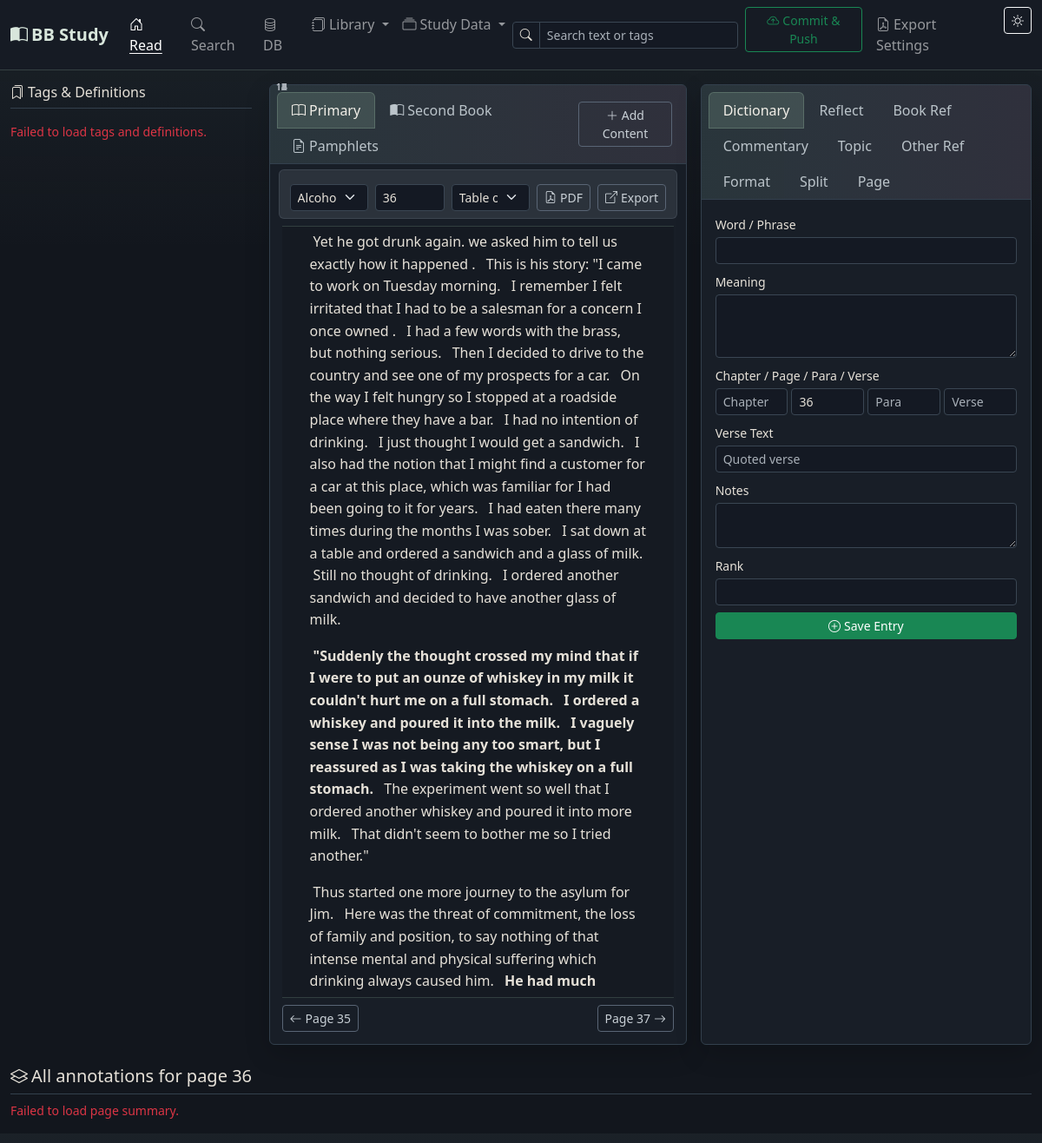
The page / on the database its author committed.
### app/models.py (models this page shows, shortened)
class Setting(db.Model):
    __tablename__ = 'settings'
    id = db.Column(db.Integer, primary_key=True)
    key = db.Column(db.String(100), unique=True, nullable=False)
    value = db.Column(db.Text, default='')

class BookContent(db.Model):
    __tablename__ = 'book_content'
    id = db.Column(db.Integer, primary_key=True)
    book_id = db.Column(db.Integer, db.ForeignKey('books.id'), nullable=False)
    content_mode = db.Column(db.String(20), nullable=False, default='sentence')
    chapter_number = db.Column(db.String(20))
    chapter_name = db.Column(db.String(100))
    chapter = db.Column(db.String(100))
    page = db.Column(db.String(20))
    relative_page_number = db.Column(db.Integer)
    paragraph = db.Column(db.Integer)
    verse = db.Column(db.Integer)
    content = db.Column(db.Text, nullable=False)
    created_at = db.Column(db.DateTime, default=datetime.utcnow)
    topics = db.relationship('ContentTopic', backref='content', lazy=True,
                             cascade='all, delete-orphan',
                             foreign_keys='ContentTopic.book_content_id')

### app/routes/main.py (the view)
@main_bp.route('/')
def index():
    theme = get_theme()
    book_id = request.args.get('book_id', type=int)
    current_book = Book.query.get(book_id) if book_id else get_current_book()
    current_page = request.args.get('page') or (
        get_book_page(current_book.id, get_current_page()) if current_book else get_current_page()
    )
    content_mode = 'sentence'
    secondary_book_id = request.args.get('secondary_book_id', type=int)
    secondary_book = Book.query.get(secondary_book_id) if secondary_book_id else get_current_secondary_book()
    secondary_page = request.args.get('secondary_page') or (
        get_secondary_book_page(secondary_book.id, '1') if secondary_book else '1'
    )
    secondary_content_mode = 'sentence'
    books = Book.query.order_by(Book.title).all()
    if current_book:
        _set_setting('current_book_id', current_book.id)
        if current_page:
            _set_setting('current_page', current_page)
            _set_setting(_book_position_key(current_book.id, 'page'), current_page)
    if secondary_book:
        _set_setting('current_secondary_book_id', secondary_book.id)
        if secondary_page:
            _set_setting(_secondary_book_position_key(secondary_book.id, 'page'), secondary_page)
    primary_state = _build_reader_state(current_book, current_page)
    secondary_state = _build_reader_state(secondary_book, secondary_page)
    return render_template('index.html',
                           theme=theme,
                           current_book=current_book,
                           current_page=current_page,
                           previous_page=primary_state['previous_page'],
                           next_page=primary_state['next_page'],
                           content_mode=content_mode,
                           page_content=primary_state['page_content'],
                           content_formats=primary_state['content_formats'],
                           toc_entries=primary_state['toc_entries'],
                           secondary_book=secondary_book,
                           secondary_page=secondary_page,
                           secondary_previous_page=secondary_state['previous_page'],
                           secondary_next_page=secondary_state['next_page'],
                           secondary_content_mode=secondary_content_mode,
                           secondary_page_content=secondary_state['page_content'],
                           secondary_content_formats=secondary_state['content_formats'],
                           secondary_toc_entries=secondary_state['toc_entries'],
                           books=books)

### app/templates/index.html (shortened to what this page needs)
{% extends 'base.html' %}
{% block navbar_tools %}
<div class="d-flex align-items-center gap-2 my-2 my-lg-0 me-lg-2">
  <div class="position-relative">
    <div class="input-group input-group-sm" style="width:260px;">
      <span class="input-group-text"><i class="bi bi-search"></i></span>
      <input id="readSearchQuery" type="text" class="form-control" placeholder="Search text or tags">
    </div>
  </div>
</div>
{% endblock %}
{% block content %}
<div class="row g-3">
  <aside class="col-xl-3 page-study-rail {% if not current_book %}d-none{% endif %}" aria-label="Tags and definitions">
    <div class="page-study-rail-inner">
      <h6 class="border-bottom pb-2 mb-3">
        <i class="bi bi-bookmarks me-1"></i>Tags &amp; Definitions
      </h6>
      <div id="pageStudyRail" class="page-study-stack">
      </div>
    </div>
  </aside>
  <div class="col-lg-7 {% if current_book %}col-xl-5{% else %}col-xl-7{% endif %}">
    <div class="card h-100">
      <div class="card-header d-flex justify-content-between align-items-center">
        <ul class="nav nav-tabs card-header-tabs" id="bookPaneTabs">
          <li class="nav-item">
            <button class="nav-link active" data-bs-toggle="tab" data-bs-target="#primaryBookPane">
              <i class="bi bi-book me-1"></i>Primary
            </button>
          </li>
          <li class="nav-item">
            <button class="nav-link" data-bs-toggle="tab" data-bs-target="#secondaryBookPane">
              <i class="bi bi-book-half me-1"></i>Second Book
            </button>
          </li>
          <li class="nav-item">
            <button class="nav-link" data-bs-toggle="tab" data-bs-target="#pamphletBookPane">
              <i class="bi bi-file-earmark-text me-1"></i>Pamphlets
            </button>
          </li>
        </ul>
        <button class="btn btn-sm btn-outline-secondary" data-bs-toggle="modal" data-bs-target="#addContentModal">
          <i class="bi bi-plus-lg"></i> Add Content
        </button>
      </div>
      <div class="card-body tab-content book-pane-body">
        <div class="tab-pane fade show active" id="primaryBookPane">
          <div class="reader-controls row g-2 align-items-center mb-2">
            <div class="col-12 col-md">
              <select id="bookSelect" class="form-select form-select-sm">
                {% for b in books %}
                  <option value="{{ b.id }}" {% if current_book and current_book.id == b.id %}selected{% endif %}>
                    {{ b.title }}
                  </option>
                {% endfor %}
              </select>
            </div>
            <div class="col-auto">
              <input id="pageInput" type="text" class="form-control form-control-sm" style="width:80px;"
                     value="{{ current_page }}" placeholder="Page">
            </div>
            {% if toc_entries %}
            <div class="col-12 col-md">
              <select id="primaryTocSelect" class="form-select form-select-sm">
                <option value="">Table of contents</option>
              </select>
            </div>
            {% endif %}
            <div class="col-auto">
              {% if current_book and current_book.pdf_path %}
                <a class="btn btn-sm btn-outline-secondary" href="{{ url_for('main.book_pdf', book_id=current_book.id) }}" target="_blank" rel="noopener">
                  <i class="bi bi-file-earmark-pdf me-1"></i>PDF
                </a>
              {% endif %}
            </div>
            <div class="col-auto">
              {% if current_book %}
                <a class="btn btn-sm btn-outline-secondary" href="{{ url_for('main.export_page_pdf', book_id=current_book.id, page=current_page) }}" target="_blank" rel="noopener">
                  <i class="bi bi-box-arrow-up-right me-1"></i>Export
                </a>
              {% endif %}
            </div>
          </div>
          <div class="book-content-scroll" id="pageContentArea">
            {% if page_content %}
              {% set cur_para = namespace(val=None) %}
              {% for item in page_content %}
                {% if item.paragraph != cur_para.val %}
                  {% if cur_para.val is not none %}</p>{% endif %}
                  <p class="book-paragraph" data-paragraph="{{ item.paragraph }}">
                  {% set cur_para.val = item.paragraph %}
                {% endif %}
                {% set verse_key = item.paragraph ~ '-' ~ item.verse %}
                {% set fmt = content_formats.get(verse_key) %}
                <span class="verse-fragment sentence-verse {{ 'formatted-bold' if fmt and fmt.is_bold else '' }} {{ 'formatted-italic' if fmt and fmt.is_italic else '' }} {{ 'formatted-role-' ~ fmt.content_role if fmt and fmt.content_role and fmt.content_role != 'body' else '' }} {{ 'formatted-align-' ~ fmt.alignment_override if fmt and fmt.alignment_override else '' }}"
                      data-is-bold="{{ 'true' if fmt and fmt.is_bold else 'false' }}"
                      data-is-italic="{{ 'true' if fmt and fmt.is_italic else 'false' }}"
                      data-content-role="{{ fmt.content_role if fmt and fmt.content_role else 'body' }}"
                      data-alignment-override="{{ fmt.alignment_override if fmt and fmt.alignment_override else '' }}"
                      data-content-id="{{ item.id }}"
                      data-content-mode="sentence"
                      data-raw-content="{{ item.content }}"
                      data-verse-key="{{ verse_key }}"
                      data-chapter="{{ item.chapter_name or item.chapter or '' }}"
                      data-page="{{ item.page }}"
                      data-paragraph="{{ item.paragraph }}"
                      data-verse="{{ item.verse }}"><sup class="content-number">{{ item.verse }}</sup>{{ item.content }} </span>
              {% endfor %}
              {% if page_content %}</p>{% endif %}
            {% elif current_book %}
              <p class="text-muted fst-italic">No content stored for this page yet.</p>
            {% else %}
              <p class="text-muted fst-italic">Select a book and page to begin reading.</p>
            {% endif %}
          </div>
          {% if current_book %}
          <div class="reader-footer d-flex justify-content-between align-items-center mt-2">
            <div>
              {% if previous_page %}
              <a class="btn btn-sm btn-outline-secondary"
                 href="{{ url_for('main.index', book_id=current_book.id, page=previous_page, secondary_book_id=secondary_book.id if secondary_book else none, secondary_page=secondary_page if secondary_book else none) }}">
                <i class="bi bi-arrow-left me-1"></i>Page {{ previous_page }}
              </a>
              {% endif %}
            </div>
            <div>
              {% if next_page %}
              <a class="btn btn-sm btn-outline-secondary"
                 href="{{ url_for('main.index', book_id=current_book.id, page=next_page, secondary_book_id=secondary_book.id if secondary_book else none, secondary_page=secondary_page if secondary_book else none) }}">
                Page {{ next_page }}<i class="bi bi-arrow-right ms-1"></i>
              </a>
              {% endif %}
            </div>
          </div>
          {% endif %}
        </div>
      </div>
    </div>
  </div>
  <div class="col-lg-5 col-xl-4">
    <div class="card h-100">
      <div class="card-header">
        <ul class="nav nav-tabs card-header-tabs" id="entryTabs">
          <li class="nav-item">
            <button class="nav-link active" data-bs-toggle="tab" data-bs-target="#tabDict">
              Dictionary
            </button>
          </li>
          <li class="nav-item">
            <button class="nav-link" data-bs-toggle="tab" data-bs-target="#tabReflect">
              Reflect
            </button>
          </li>
          <li class="nav-item">
            <button class="nav-link" data-bs-toggle="tab" data-bs-target="#tabRef">
              Book Ref
            </button>
          </li>
          <li class="nav-item">
            <button class="nav-link" data-bs-toggle="tab" data-bs-target="#tabComm">
              Commentary
            </button>
          </li>
          <li class="nav-item">
            <button class="nav-link" data-bs-toggle="tab" data-bs-target="#tabTopic">
              Topic
            </button>
          </li>
          <li class="nav-item">
            <button class="nav-link" data-bs-toggle="tab" data-bs-target="#tabSrc">
              Other Ref
            </button>
          </li>
          <li class="nav-item">
            <button class="nav-link" data-bs-toggle="tab" data-bs-target="#tabFormat">
              Format
            </button>
          </li>
          <li class="nav-item">
            <button class="nav-link" data-bs-toggle="tab" data-bs-target="#tabSplit">
              Split
            </button>
          </li>
          <li class="nav-item">
            <button class="nav-link" data-bs-toggle="tab" data-bs-target="#tabPageFormat">
              Page
            </button>
          </li>
        </ul>
      </div>
      <div class="card-body tab-content overflow-auto" style="max-height:60vh;">
        <div class="tab-pane fade show active" id="tabDict">
          <form id="dictForm" class="mb-0">
            <div class="mb-2">
              <label class="form-label small mb-1">Word / Phrase</label>
              <input type="text" class="form-control form-control-sm" id="dictWord" required>
            </div>
            <div class="mb-2">
              <label class="form-label small mb-1">Meaning</label>
              <textarea class="form-control form-control-sm" id="dictMeaning" rows="3" required></textarea>
            </div>
            <div class="mb-2">
              <label class="form-label small mb-1">Chapter / Page / Para / Verse</label>
              <div class="row g-1">
                <div class="col"><input type="text" class="form-control form-control-sm" id="dictChapter" placeholder="Chapter"></div>
                <div class="col"><input type="text" class="form-control form-control-sm" id="dictPage" placeholder="Page"></div>
                <div class="col"><input type="number" class="form-control form-control-sm" id="dictPara" placeholder="Para"></div>
                <div class="col"><input type="number" class="form-control form-control-sm" id="dictLine" placeholder="Verse"></div>
              </div>
            </div>
            <div class="mb-2">
              <label class="form-label small mb-1">Verse Text</label>
              <input type="text" class="form-control form-control-sm" id="dictLineText" placeholder="Quoted verse">
            </div>
            <div class="mb-2">
              <label class="form-label small mb-1">Notes</label>
              <textarea class="form-control form-control-sm" id="dictNotes" rows="2"></textarea>
            </div>
            <div class="mb-2">
              <label class="form-label small mb-1">Rank</label>
              <input type="number" class="form-control form-control-sm" id="dictRank" min="1" step="1">
            </div>
            <button type="submit" class="btn btn-sm btn-success w-100">
              <i class="bi bi-plus-circle me-1"></i>Save Entry
            </button>
          </form>
        </div>
      </div>
    </div>
  </div>
</div>
<div class="mt-4" id="pageSummarySection">
  {% if current_book %}
  <h5 class="border-bottom pb-2">
    <i class="bi bi-layers me-1"></i>All annotations for page <span id="summaryPageLabel">{{ current_page }}</span>
  </h5>
  <div id="pageSummary" class="summary-masonry">
  </div>
  {% endif %}
</div>
{% endblock %}

### rows shown on the page
Setting: value "36"
BookContent: verse "1", content "Yet he got drunk again. we asked him to tell us exactly how it happened ."
BookContent: verse "2", content "This is his story: \"I came to work on Tuesday morning."
BookContent: verse "3", content "I remember I felt irritated that I had to be a salesman for a concern I once owned ."
BookContent: verse "4", content "I had a few words with the brass, but nothing serious."
BookContent: verse "5", content "Then I decided to drive to the country and see one of my prospects for a car."
BookContent: verse "6", content "On the way I felt hungry so I stopped at a roadside place where they have a bar."
BookContent: verse "7", content "I had no intention of drinking."
BookContent: verse "8", content "I just thought I would get a sandwich."
BookContent: verse "9", content "I also had the notion that I might find a customer for a car at this place, which was familiar for I had been going to it for years."
BookContent: verse "10", content "I had eaten there many times during the months I was sober."
BookContent: verse "11", content "I sat down at a table and ordered a sandwich and a glass of milk."
BookContent: verse "12", content "Still no thought of drinking."
BookContent: verse "13", content "I ordered another sandwich and decided to have another glass of milk."
BookContent: verse "1", content "\"Suddenly the thought crossed my mind that if I were to put an ounze of whiskey in my milk it couldn't hurt me on a full stomach."
BookContent: verse "2", content "I ordered a whiskey and poured it into the milk."
BookContent: verse "3", content "I vaguely sense I was not being any too smart, but I reassured as I was taking the whiskey on a full stomach."
BookContent: verse "4", content "The experiment went so well that I ordered another whiskey and poured it into more milk."
BookContent: verse "5", content "That didn't seem to bother me so I tried another.\""
BookContent: verse "1", content "Thus started one more journey to the asylum for Jim."
BookContent: verse "2", content "Here was the threat of commitment, the loss of family and position, to say nothing of that intense mental and physical suffering which drinking always caused him."
BookContent: verse "3", content "He had much…"
BookContent: verse "4"

### other values the page prints
{{ previous_page }} "35"
{{ next_page }} "37"
form field value "Alcoholics Anonymous"
